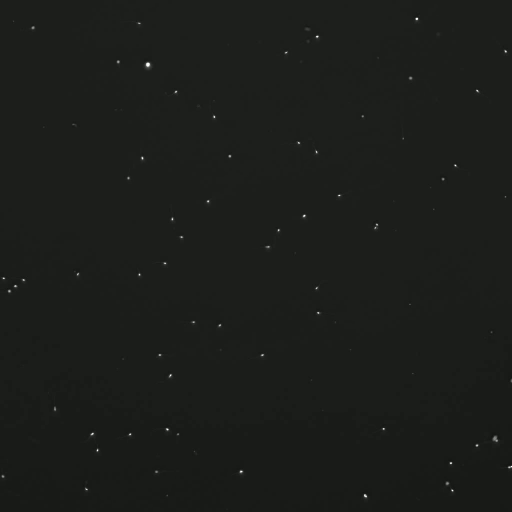
#> input picture frame 26 of UnifiedFramework/SchmidtDataset/video_P003_crossovers.mp4, 1024 x 1024 px, given in place of 10X_LD_1024_R1.avi, which was not available (shown at 1/2 size)
$ jupyter execute --allow-errors tracking_sandbox.ipynb   (text cells are left out)
#> lines starting #> are read from the running program, lines starting #| are printed output that depends on the picture; after the words box and inside, x2 and y2 are one past the last pixel; in counts of white or black regions, pixels touching at a corner belong together; pictures that were not available may be replaced by others from this repository, and a replacement may not be noted
[cell 1]
import numpy as np
import matplotlib.pyplot as plt
import cv2 as cv
import matplotlib.pyplot as plt

[cell 2]
videofile = "29Sep23Data/10X_LD_1024_R1.avi"

cap = cv.VideoCapture(videofile)

# params for ShiTomasi corner detection
feature_params = dict( maxCorners = 100,
                       qualityLevel = 0.3,
                       minDistance = 7,
                       blockSize = 7 )

# Parameters for lucas kanade optical flow
lk_params = dict( winSize  = (15, 15),
                  maxLevel = 2,
                  criteria = (cv.TERM_CRITERIA_EPS | cv.TERM_CRITERIA_COUNT, 10, 0.03))

# Take first frame and find corners in it
ret, old_frame = cap.read()
#> old_frame is the input picture: shape (1024, 1024, 3); mean B, G, R 26.5, 29.5, 27.5
old_gray = cv.cvtColor(old_frame, cv.COLOR_BGR2GRAY)


_, old_bw = cv.threshold(old_gray,50,255,cv.THRESH_BINARY)
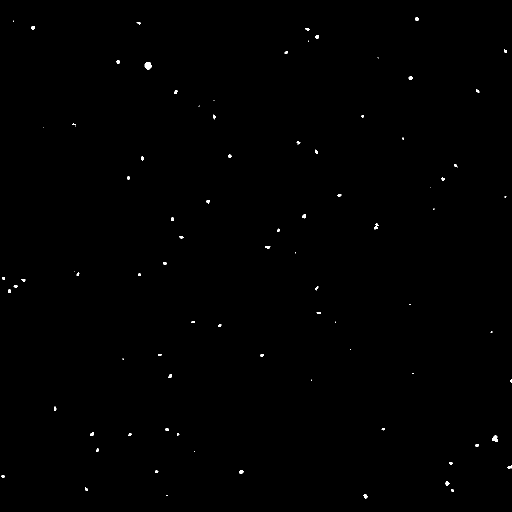
#> old_bw: shape (1024, 1024) (shown at 1/2 size); 0.22% white; 87 white regions (27 under 20 px), largest, box (x1, y1, x2, y2) and area: (289, 124, 304, 139) 161, (985, 871, 996, 884) 106, (748, 447, 757, 459) 55

vis = np.copy(old_frame)
vis[:,:,2] = old_bw
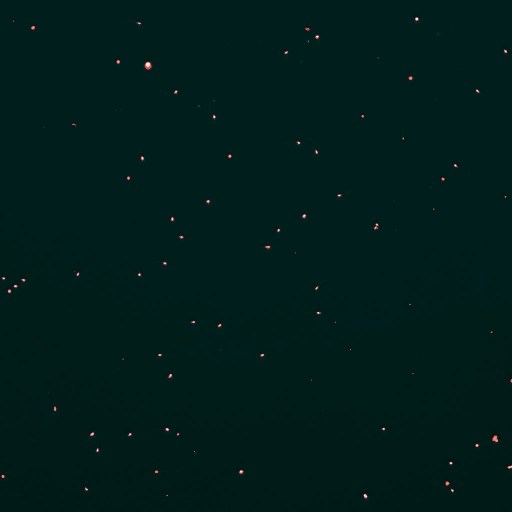
#> vis: shape (1024, 1024, 3) (shown at 1/2 size); mean B, G, R 26.5, 29.5, 0.6
plt.imshow(vis);plt.show()

#plt.imshow(old_gray,cmap="gray");plt.show()
kernel = np.ones((3,3),np.uint8)
old_bw = cv.morphologyEx(old_bw, cv.MORPH_OPEN, kernel)
#> old_bw: shape (1024, 1024); 0.2% white; 64 white regions (7 under 20 px), largest, box (x1, y1, x2, y2) and area: (290, 124, 303, 139) 156, (985, 871, 996, 884) 104, (728, 988, 735, 997) 50
plt.imshow(old_bw,cmap="gray");plt.show()


num_labels, label_im, bboxs, centroid = cv.connectedComponentsWithStats(old_bw, 4, cv.CV_32S)
#> label_im: shape (1024, 1024) int32; 65 distinct labels, from 0 to 64
#> num_labels = 65; bboxs = 65 rows, first 6: [0, 0, 1024, 1024, 1046509], [830, 35, 7, 7, 42], [276, 45, 5, 3, 15], [63, 52, 7, 7, 42], [611, 56, 7, 5, 31], [631, 71, 7, 7, 41]; centroid = 65 pairs, first value 5.58 to 1022.2, second value 37.81 to 992

#print(centroid.shape)
p0 = np.expand_dims(centroid,axis=1).astype(np.float32)
#> p0 = 65 rows, first 8: [511.5, 511.5], [833.1, 37.81], [278, 46], [65.93, 54.95], [614.3, 57.77], [634, 73.66], [1010.6, 102.3], [572.5, 104.1]
print(p0.shape)
#| (65, 1, 2)

#> (the rest of this cell did not finish here and is left out)

[cell 3]
result_vid = cv.VideoWriter("output.mp4",cv.VideoWriter_fourcc(*'MJPG'),10,(old_bw.shape[1],old_bw.shape[0]))

# Create some random colors
color = np.random.randint(0, 255, (p0.shape[0], 3))


# Create a mask image for drawing purposes
mask = np.zeros_like(old_frame)

while(1):
    ret, frame = cap.read()
    if not ret:
        print('No frames grabbed!')
        break

    frame_gray = cv.cvtColor(frame, cv.COLOR_BGR2GRAY)

    # calculate optical flow
    p1, st, err = cv.calcOpticalFlowPyrLK(old_gray, frame_gray, p0, None, **lk_params)
#> p1 = 65 rows, first 8: [513.4, 512.8], [833.1, 37.76], [278.7, 45.09], [71.76, 52.97], [614.3, 57.78], [633.9, 73.88], [1012.6, 104.1], [572.5, 104.1]; st = 65 values from 0 to 1; err = 65 values, max 11.79 at index 60, min 0 at index 0, mean 2.34

    # Select good points
    if p1 is not None:
        good_new = p1[st==1]
#> good_new = 64 pairs, first value 1.84 to 1022.2, second value 37.76 to 992
        good_old = p0[st==1]
#> good_old = 64 pairs, first value 5.58 to 1022.2, second value 37.81 to 992


    # Draw the bounding boxes
    _, frame_bw = cv.threshold(frame_gray,30,255,cv.THRESH_BINARY)
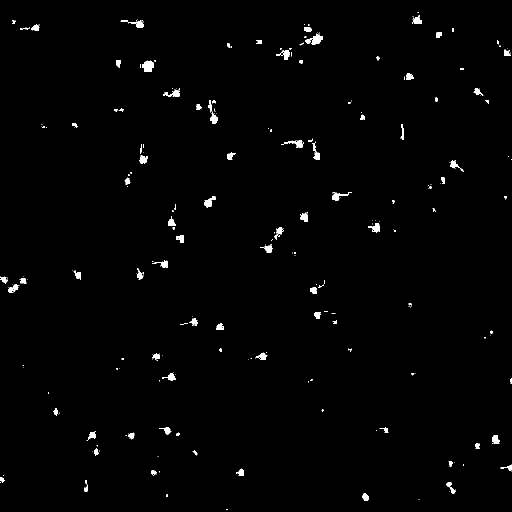
#> frame_bw: shape (1024, 1024) (shown at 1/2 size); 1.1% white; 306 white regions (211 under 20 px), largest, box (x1, y1, x2, y2) and area: (284, 121, 308, 144) 407, (611, 69, 645, 89) 388, (408, 393, 431, 416) 268
    num_labels, label_im, bboxs, centroid = cv.connectedComponentsWithStats(frame_bw, 4, cv.CV_32S)
#> label_im: shape (1024, 1024) int32; 307 distinct labels, from 0 to 306
#> num_labels = 307; bboxs = 307 rows, first 6: [0, 0, 1024, 1024, 1037387], [835, 24, 3, 1, 3], [836, 30, 4, 3, 9], [825, 32, 1, 1, 1], [827, 32, 1, 1, 1], [826, 35, 2, 2, 3]; centroid = 307 pairs, first value 0 to 1023, second value 24 to 1018.5

    mask_bboxs = np.zeros_like(frame)

    for i in range(num_labels):
        x = bboxs[i,0]
        y = bboxs[i,1]
        w = bboxs[i,2]
        h = bboxs[i,3]
        mask_bboxes = cv.rectangle(mask_bboxs, (x, y), (x + w, y + h), (0, 128, 0), 3)
#> this loop made 307 passes
#> (x, y, w, h) on passes 1 to 3: (0, 0, 1024, 1024), (835, 24, 3, 1), (836, 30, 4, 3)
#> pass 1, `mask_bboxes = cv.rectangle(mask_bboxs, (x, y), (x + w, y + h), (0, 128..`:
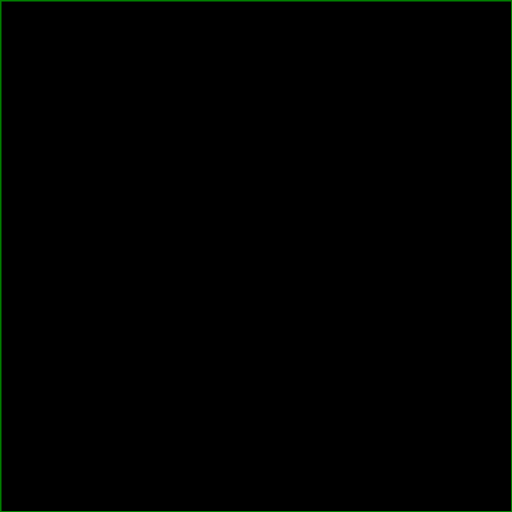
#> mask_bboxes: shape (1024, 1024, 3) (shown at 1/2 size); mean of channels 0, 1, 2 0, 1.2, 0; drawn as B, G, R
#> after the loop:
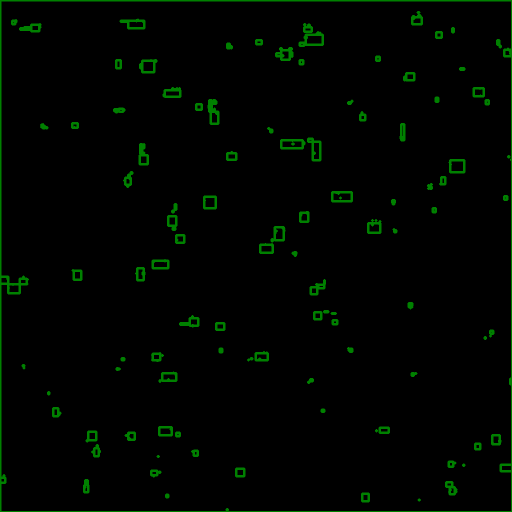
#> mask_bboxs: shape (1024, 1024, 3) (shown at 1/2 size); mean of channels 0, 1, 2 0, 4.7, 0; drawn as B, G, R
    img = cv.add(frame, mask_bboxs)
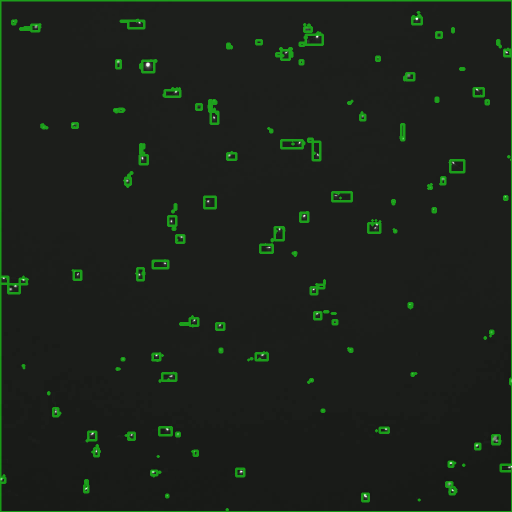
#> img: shape (1024, 1024, 3) (shown at 1/2 size); mean B, G, R 26.5, 34.2, 27.5


    # [7 lines of commented-out code are left out]

    result_vid.write(img)

    cv.imshow('frame', img)
    k = cv.waitKey(30) & 0xff
#> (key Esc is pressed here)
    if k == 27:
        break

    # Now update the previous frame and previous points
    old_gray = frame_gray.copy()
    p0 = good_new.reshape(-1, 1, 2)

result_vid.release()

cv.destroyAllWindows()

[cell 4]
def seeded_connected_components(thresh_im,centroids):
    """
    This function takes a thresholded image and a set of centroids and returns the connected components relative to those centroids
    """

    # Get Naive Connected Components
    _, label_im, bboxs, _ = cv.connectedComponentsWithStats(thresh_im, 4, cv.CV_32S)

    #print(centroids.shape)

    # Start with an empty image and bboxs list and add to them based on the centroids
    new_label_im = np.zeros_like(label_im) - 1
    new_bboxs = []
    for i, centroid in enumerate(centroids):
        # Get the label of the centroid

        r,c = int(centroid[1]),int(centroid[0])

        if r < 0 or c < 0 or r >= label_im.shape[0] or c >= label_im.shape[1]:
            continue

        label = label_im[r,c]

        # Check that it did not hit the background
        if bboxs[label,2] > label_im.shape[0]/2:
            continue

        # Add the label to the new label image
        new_label_im[label_im==label] = i #len(new_bboxs)
        # Add the bbox to the new bboxs
        new_bboxs.append(bboxs[label])

    # Convert the bboxs to a numpy array
    new_bboxs = np.array(new_bboxs)

    # Get the number of labels
    num_labels = len(new_bboxs)

    # Return the new label image and bboxs
    return num_labels, new_label_im, new_bboxs

[cell 5]
result_vid = cv.VideoWriter("output.mp4",cv.VideoWriter_fourcc(*'MJPG'),10,(old_bw.shape[1],old_bw.shape[0]))

# Create some random colors
color = np.random.randint(0, 255, (p0.shape[0], 3))


# Create a mask image for drawing purposes
mask = np.zeros_like(old_frame)

while(1):
    ret, frame = cap.read()
    if not ret:
        print('No frames grabbed!')
        break

    frame_gray = cv.cvtColor(frame, cv.COLOR_BGR2GRAY)

    # calculate optical flow
    p1, st, err = cv.calcOpticalFlowPyrLK(old_gray, frame_gray, p0, None, **lk_params)
#> p1 = 65 rows, first 8: [514.9, 513.7], [832.8, 37.79], [278.8, 45.78], [78.02, 50.41], [614.3, 57.78], [633.9, 73.82], [1013.1, 107.7], [572.5, 104.1]; err = 65 values, max 25.71 at index 39, min -3.23e-29 at index 0, mean 2.95

    # Select good points
    if p1 is not None:
        good_new = p1[st==1]
#> good_new = 64 pairs, first value 0.0985 to 1022.2, second value 37.79 to 992
        good_old = p0[st==1]


    # Find Seeded Connected Components
    _, frame_bw = cv.threshold(frame_gray,30,255,cv.THRESH_BINARY)
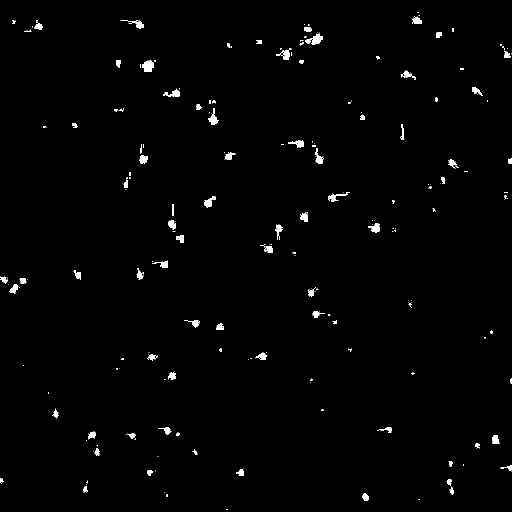
#> frame_bw: shape (1024, 1024) (shown at 1/2 size); 1.1% white; 316 white regions (224 under 20 px), largest, box (x1, y1, x2, y2) and area: (284, 120, 308, 144) 411, (611, 67, 645, 89) 395, (416, 216, 437, 249) 287
    num_labels, label_im, bboxs = seeded_connected_components(frame_bw,good_new)
#> in seeded_connected_components, `_, label_im, bboxs, _ = cv.connectedComponentsWithStats(thresh_im, 4, ..`: bboxs = 317 rows, first 6: [0, 0, 1024, 1024, 1037071], [835, 24, 3, 1, 3], [837, 30, 3, 2, 5], [829, 32, 1, 2, 2], [824, 33, 19, 15, 197], [826, 35, 1, 2, 2]
#> the loop in seeded_connected_components, `for i, centroid in enumerate(centroids):` made 64 passes
#> (centroid, r, c, label) on passes 1 to 8: ([832.8, 37.79], 37, 832, 4), ([278.8, 45.78], 45, 278, 9), ([78.02, 50.41], 50, 78, 16), ([614.3, 57.78], 57, 614, 23), ([633.9, 73.82], 73, 633, 32), ([1013.1, 107.7], 107, 1013, 45), ([572.5, 104.1], 104, 572, 44), ([236, 123.2], 123, 235, 52)
#> after the loop in seeded_connected_components, `for i, centroid in enumerate(centroids):`:
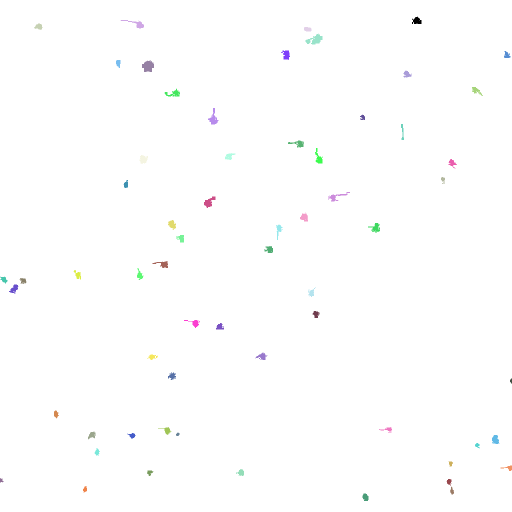
#> new_label_im: shape (1024, 1024) int32 (shown at 1/2 size); 63 distinct labels, from -1 to 63; one colour per label, 0 black, -1 white
#> after the loop in seeded_connected_components, `for i, centroid in enumerate(centroids):`: new_bboxs = 63 items, first 6: [824, 33, 19, 15, 197], [241, 40, 47, 17, 240], [68, 47, 18, 13, 140], [608, 54, 15, 9, 117], [611, 67, 34, 22, 395], [1008, 102, 13, 14, 119]
#> in seeded_connected_components, `new_bboxs = np.array(new_bboxs)`: new_bboxs = 63 rows, first 6: [824, 33, 19, 15, 197], [241, 40, 47, 17, 240], [68, 47, 18, 13, 140], [608, 54, 15, 9, 117], [611, 67, 34, 22, 395], [1008, 102, 13, 14, 119]
#> in seeded_connected_components, `num_labels = len(new_bboxs)`: num_labels = 63
#> num_labels = 63; bboxs has the same summary as new_bboxs in seeded_connected_components

    # [12 lines of commented-out code are left out]
    mask = color[label_im]
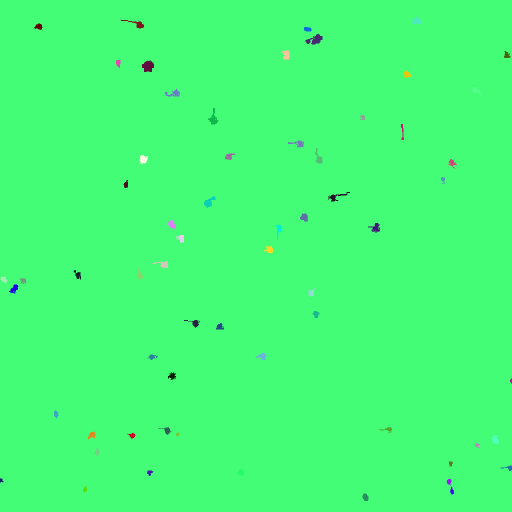
#> mask: shape (1024, 1024, 3) int64 (shown at 1/2 size); mean of channels 0, 1, 2 117.1, 251.9, 66.4; drawn as B, G, R
    mask = mask.astype(np.uint8)
    #plt.imshow(mask);plt.show()
    black_mask = label_im!=-1
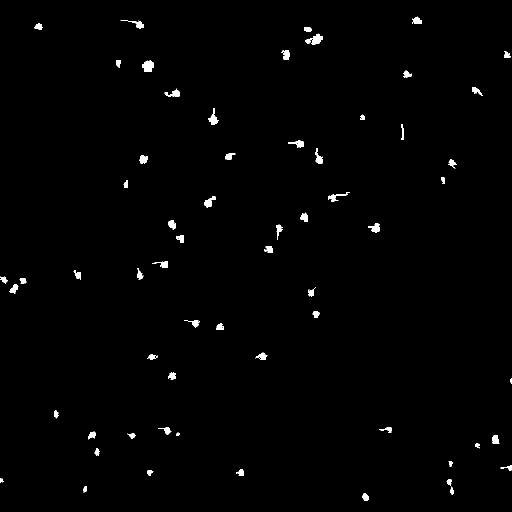
#> black_mask: shape (1024, 1024) bool (shown at 1/2 size); 0.9% white; 62 white regions, largest, box (x1, y1, x2, y2) and area: (284, 120, 308, 144) 411, (611, 67, 645, 89) 395, (416, 216, 437, 249) 287
    #plt.imshow(black_mask,cmap="gray");plt.show()
    mask *= black_mask[:,:,None]
    #plt.imshow(mask);plt.show()
    img = cv.add(frame, mask)


    # [7 lines of commented-out code are left out]

    result_vid.write(img)

    cv.imshow('frame', img)
    k = cv.waitKey(30) & 0xff
#> (key Esc is pressed here)
    if k == 27:
        break

    # Now update the previous frame and previous points
    old_gray = frame_gray.copy()
    p0 = good_new.reshape(-1, 1, 2)

result_vid.release()

cv.destroyAllWindows()

$ run again, starting later in the video
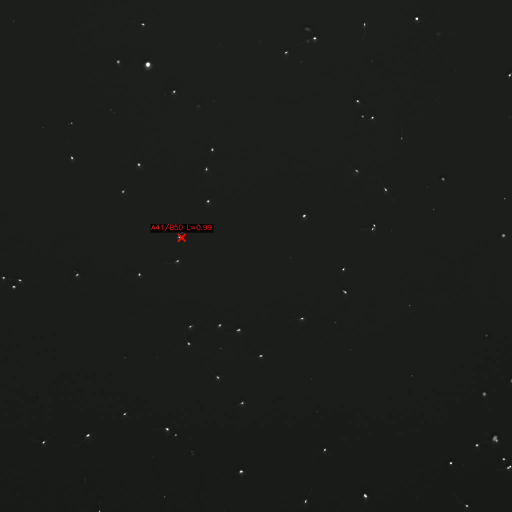
#> input picture frame 120 of UnifiedFramework/SchmidtDataset/video_P003_crossovers.mp4, 1024 x 1024 px, given in place of 10X_LD_1024_R1.avi, which was not available (shown at 1/2 size)
#> old_frame is the input picture: shape (1024, 1024, 3); mean B, G, R 26.5, 29.4, 27.6
#> `num_labels, label_im, bboxs, centroid = cv.connectedComponentsWithStat..`: num_labels = 64; bboxs = 64 rows, first 6: [0, 0, 1024, 1024, 1046564], [830, 35, 7, 7, 42], [284, 47, 5, 4, 19], [728, 46, 3, 6, 18], [611, 56, 8, 5, 36], [626, 74, 7, 7, 38]; centroid = 64 pairs, first value 6.89 to 1022.2, second value 37.74 to 1011.5
#> p0 = 64 rows, first 8: [511.4, 511.5], [833.3, 37.74], [285.9, 48.58], [729, 48.5], [614.7, 57.92], [629.2, 76.95], [572.6, 104.2], [236.4, 123.1]
#| (64, 1, 2)
#> `p1, st, err = cv.calcOpticalFlowPyrLK(old_gray, frame_gray, p0, None, ..`: p1 = 64 rows, first 8: [511.4, 511.5], [833.3, 37.75], [285.9, 48.58], [730, 40.48], [614.7, 57.92], [629.3, 77.21], [572.6, 104.2], [236.4, 123.1]; st = 64 values from 0 to 1; err = 64 values, max 7.9 at index 9, min 0 at index 0, mean 2.14
#> `good_new = p1[st==1]`: good_new = 63 pairs, first value 6.89 to 1022.2, second value 37.75 to 1012.9
#> good_old = 63 pairs, first value 6.89 to 1022.2, second value 37.74 to 1011.5
#> `num_labels, label_im, bboxs, centroid = cv.connectedComponentsWithStat..`: num_labels = 355; bboxs = 355 rows, first 6: [0, 0, 1024, 1024, 1037065], [592, 0, 8, 7, 56], [729, 32, 1, 1, 1], [731, 32, 2, 3, 3], [824, 32, 1, 1, 1], [827, 32, 1, 1, 1]; centroid = 355 pairs, first value 13 to 1021.8, second value 3 to 1022.2
#> the loop `for i in range(num_labels):` made 355 passes
#> (x, y, w, h) on passes 1 to 3: (0, 0, 1024, 1024), (592, 0, 8, 7), (729, 32, 1, 1)
#> `p1, st, err = cv.calcOpticalFlowPyrLK(old_gray, frame_gray, p0, None, ..`: p1 = 64 rows, first 8: [511.4, 511.5], [833.3, 37.86], [285.8, 48.57], [731.4, 33.31], [614.7, 57.92], [629.2, 77.2], [572.6, 104.2], [236.4, 123.1]; err = 64 values, max 10.48 at index 9, min -3.23e-29 at index 0, mean 2.39
#> `good_new = p1[st==1]`: good_new = 63 pairs, first value 6.9 to 1022.2, second value 33.31 to 1014.7
#> in seeded_connected_components, `_, label_im, bboxs, _ = cv.connectedComponentsWithStats(thresh_im, 4, ..`: bboxs = 348 rows, first 6: [0, 0, 1024, 1024, 1037031], [729, 25, 1, 1, 1], [734, 25, 1, 1, 1], [721, 30, 15, 34, 192], [824, 32, 19, 16, 206], [838, 32, 1, 1, 1]
#> the loop in seeded_connected_components, `for i, centroid in enumerate(centroids):` made 63 passes
#> (centroid, r, c, label) on passes 1 to 8: ([833.3, 37.86], 37, 833, 4), ([285.8, 48.57], 48, 285, 12), ([731.4, 33.31], 33, 731, 3), ([614.7, 57.92], 57, 614, 23), ([629.2, 77.2], 77, 629, 27), ([572.6, 104.2], 104, 572, 35), ([236.4, 123.1], 123, 236, 38), ([295.9, 130.7], 130, 295, 40)
#> after the loop in seeded_connected_components, `for i, centroid in enumerate(centroids):`:
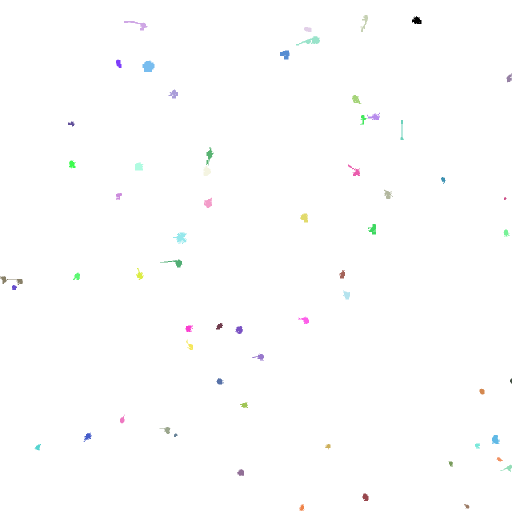
#> new_label_im: shape (1024, 1024) int32 (shown at 1/2 size); 62 distinct labels, from -1 to 62; one colour per label, 0 black, -1 white
#> after the loop in seeded_connected_components, `for i, centroid in enumerate(centroids):`: new_bboxs = 63 items, first 6: [824, 32, 19, 16, 206], [248, 42, 48, 19, 263], [721, 30, 15, 34, 192], [608, 54, 15, 10, 124], [592, 72, 48, 19, 358], [560, 100, 19, 19, 245]
#> in seeded_connected_components, `new_bboxs = np.array(new_bboxs)`: new_bboxs = 63 rows, first 6: [824, 32, 19, 16, 206], [248, 42, 48, 19, 263], [721, 30, 15, 34, 192], [608, 54, 15, 10, 124], [592, 72, 48, 19, 358], [560, 100, 19, 19, 245]
#> in seeded_connected_components, `num_labels = len(new_bboxs)`: num_labels = 63
#> `num_labels, label_im, bboxs = seeded_connected_components(frame_bw,goo..`: bboxs has the same summary as new_bboxs in seeded_connected_components
#> `black_mask = label_im!=-1`:
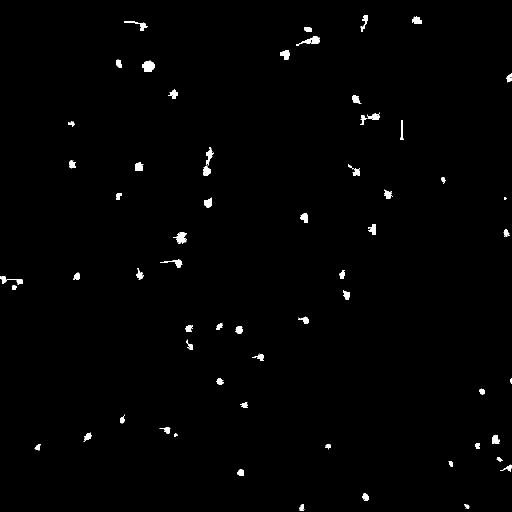
#> black_mask: shape (1024, 1024) bool (shown at 1/2 size); 0.88% white; 61 white regions, largest, box (x1, y1, x2, y2) and area: (285, 121, 309, 144) 420, (592, 72, 640, 91) 358, (346, 465, 374, 488) 331
